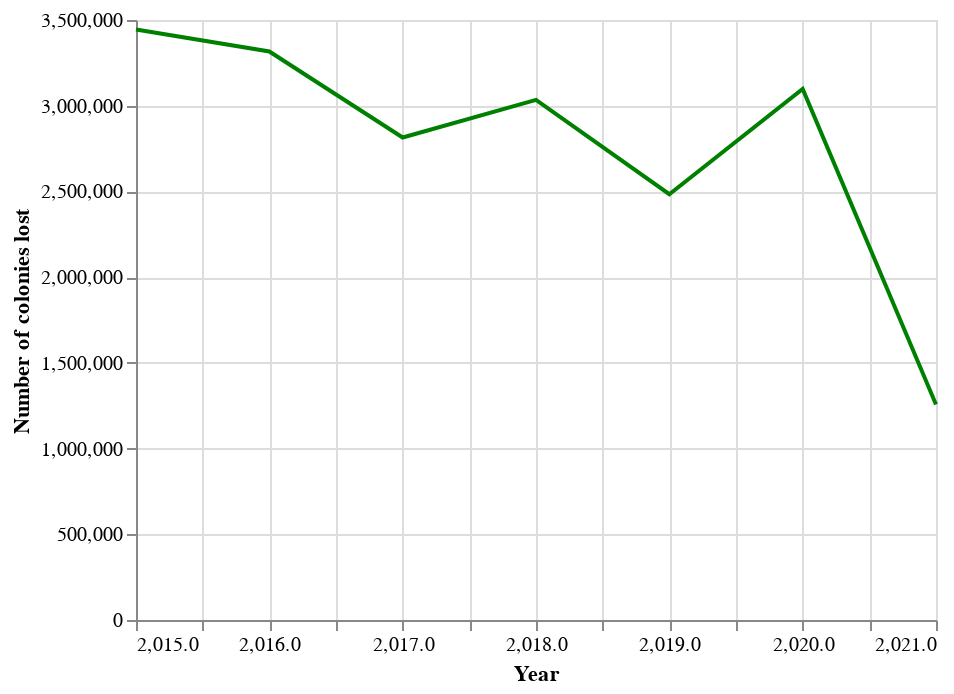

Notebook code cell kept with this figure:
### Code cell
alt.Chart(grouped_bees).mark_line(color='green').encode(
    alt.X('year:Q', title='Year'),
    alt.Y('colony_lost:Q', title='Number of colonies lost')
)

### Figure 1 — Vega-Lite specification as saved in the notebook (floating-point values rounded to 4 significant figures)
{"config": {"view": {"continuousWidth": 400, "continuousHeight": 300}}, "data": {"name": "data-2ec68bbab2d761ad5c2a06bd18659eb9"}, "mark": {"type": "line", "color": "green"}, "encoding": {"x": {"field": "year", "title": "Year", "type": "quantitative"}, "y": {"field": "colony_lost", "title": "Number of colonies lost", "type": "quantitative"}}, "$schema": "https://vega.github.io/schema/vega-lite/v4.17.0.json", "datasets": {"data-2ec68bbab2d761ad5c2a06bd18659eb9": [{"year": 2015, "colony_lost": 3445000.0}, {"year": 2016, "colony_lost": 3317000.0}, {"year": 2017, "colony_lost": 2814000.0}, {"year": 2018, "colony_lost": 3034000.0}, {"year": 2019, "colony_lost": 2484000.0}, {"year": 2020, "colony_lost": 3097000.0}, {"year": 2021, "colony_lost": 1257000.0}]}}
